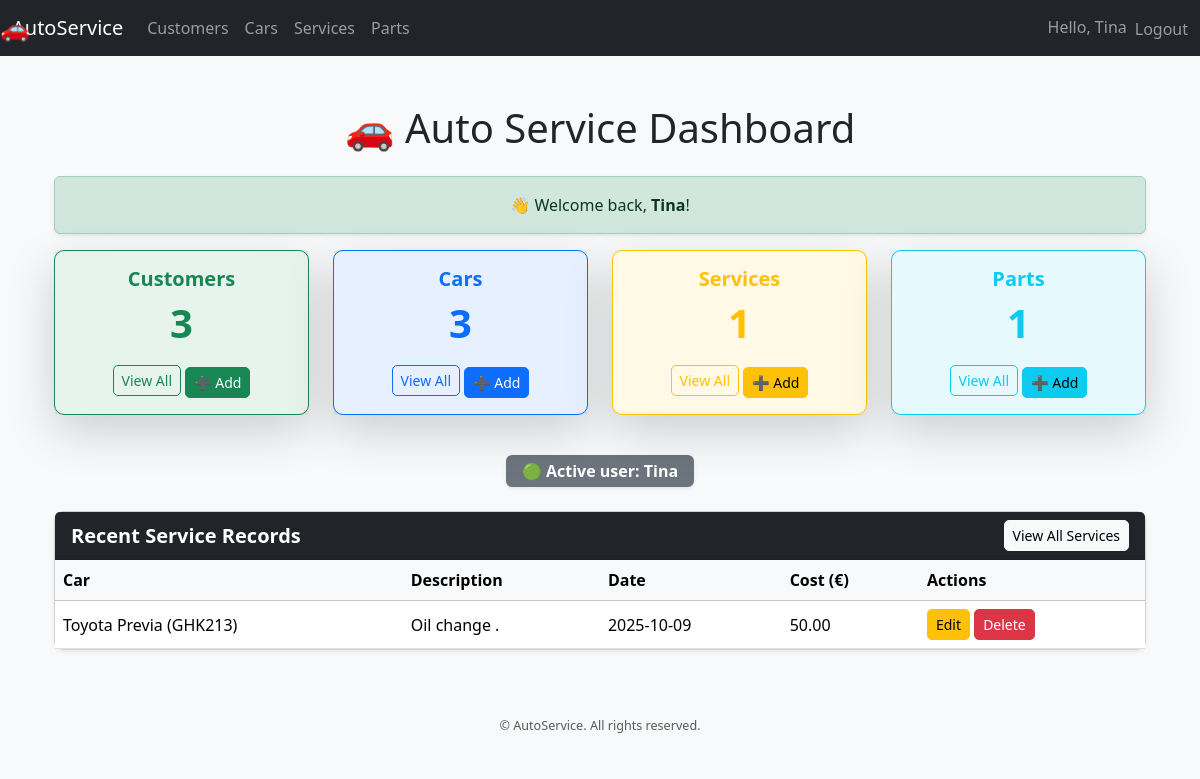
Screenshot of /finalapp/ (signed in) with the database file from the repository.
### finalapp/models.py (models this page shows, shortened)
class ServiceRecord(models.Model):
    car = models.ForeignKey("Car", on_delete=models.CASCADE, related_name="service_records")
    SERVICE_TYPE_CHOICES = [
        ("maintenance", "Maintenance"),
        ("repair", "Repair"),
        ("inspection", "Inspection"),
        ("other", "Other"),
    ]
    service_type = models.CharField(max_length=20, choices=SERVICE_TYPE_CHOICES)
    description = models.TextField(help_text="Detailed description of work performed")
    mileage_at_service = models.PositiveIntegerField(blank=True, null=True)
    service_date = models.DateField()
    cost = models.DecimalField(max_digits=10, decimal_places=2, blank=True, null=True)
    mechanic = models.ForeignKey(
        "auth.User",
        on_delete=models.SET_NULL,
        null=True,
        blank=True,
        related_name="services_performed"
    )
    created_at = models.DateTimeField(auto_now_add=True)

class Car(models.Model):
    owner = models.ForeignKey("Customer", on_delete=models.CASCADE, related_name="cars")
    model = models.ForeignKey(CarModel, on_delete=models.PROTECT, related_name="cars")
    year = models.PositiveIntegerField()
    vin = models.CharField(max_length=17, unique=True, help_text="Vehicle Identification Number")
    license_plate = models.CharField(max_length=15, unique=True)
    color = models.CharField(max_length=30, blank=True, null=True)
    mileage = models.PositiveIntegerField(blank=True, null=True)
    created_at = models.DateTimeField(auto_now_add=True)
    updated_at = models.DateTimeField(auto_now=True)
    picture = models.ImageField(upload_to="car_pictures/", blank=True, null=True)
    def __str__(self):
        return f"{self.model} ({self.license_plate})"

class CarModel(models.Model):
    make = models.ForeignKey(CarMake, on_delete=models.CASCADE, related_name="models")
    name = models.CharField(max_length=100)
    class Meta:
        unique_together = ("make", "name")
    def __str__(self):
        return f"{self.make.name} {self.name}"

class CarMake(models.Model):
    name = models.CharField(max_length=50, unique=True)

### finalapp/views.py (the view)
# urls.py: path("", views.index, name="index"),
def index(request):
    recent_services = (
        ServiceRecord.objects.select_related("car")
        .order_by("-service_date")[:5]
    )
    context = {
        "customer_count": Customer.objects.count(),
        "car_count": Car.objects.count(),
        "service_count": ServiceRecord.objects.count(),
        "part_count": Part.objects.count(),
        "recent_services": recent_services,
    }
    return render(request, "index.html", context)

### finalapp/templates/index.html (shortened to what this page needs)
{% extends "base.html" %}
{% load static %}
{% block content %}
<div class="container mt-5">
  <h1 class="text-center mb-4">🚗 Auto Service Dashboard</h1>
  {% if user.is_authenticated %}
    <div class="alert alert-success text-center shadow-sm">
      👋 Welcome back, <strong>{{ user.first_name|default:user.username }}</strong>!
    </div>
  {% endif %}
  <div class="row text-center mb-4">
    <div class="col-md-3 mb-3">
      <div class="card shadow-lg border-success h-100">
        <div class="card-body bg-success bg-opacity-10">
          <h5 class="card-title text-success fw-bold">Customers</h5>
          <p class="display-6 fw-bold text-success">{{ customer_count }}</p>
          <a href="{% url 'customer_list' %}" class="btn btn-outline-success btn-sm">View All</a>
          {% if user.is_authenticated %}
            <a href="{% url 'customer_create' %}" class="btn btn-success btn-sm mt-1">➕ Add</a>
          {% endif %}
        </div>
      </div>
    </div>
    <div class="col-md-3 mb-3">
      <div class="card shadow-lg border-primary h-100">
        <div class="card-body bg-primary bg-opacity-10">
          <h5 class="card-title text-primary fw-bold">Cars</h5>
          <p class="display-6 fw-bold text-primary">{{ car_count }}</p>
          <a href="{% url 'car_list' %}" class="btn btn-outline-primary btn-sm">View All</a>
          {% if user.is_authenticated %}
            <a href="{% url 'car_create' %}" class="btn btn-primary btn-sm mt-1">➕ Add</a>
          {% endif %}
        </div>
      </div>
    </div>
    <div class="col-md-3 mb-3">
      <div class="card shadow-lg border-warning h-100">
        <div class="card-body bg-warning bg-opacity-10">
          <h5 class="card-title text-warning fw-bold">Services</h5>
          <p class="display-6 fw-bold text-warning">{{ service_count }}</p>
          <a href="{% url 'service_list' %}" class="btn btn-outline-warning btn-sm">View All</a>
          {% if user.is_authenticated %}
            <a href="{% url 'service_create' %}" class="btn btn-warning btn-sm mt-1">➕ Add</a>
          {% endif %}
        </div>
      </div>
    </div>
    <div class="col-md-3 mb-3">
      <div class="card shadow-lg border-info h-100">
        <div class="card-body bg-info bg-opacity-10">
          <h5 class="card-title text-info fw-bold">Parts</h5>
          <p class="display-6 fw-bold text-info">{{ part_count|default:"-" }}</p>
          <a href="{% url 'part_list' %}" class="btn btn-outline-info btn-sm">View All</a>
          {% if user.is_authenticated %}
            <a href="{% url 'part_create' %}" class="btn btn-info btn-sm mt-1">➕ Add</a>
          {% endif %}
        </div>
      </div>
    </div>
  </div>
  {% if user.is_authenticated %}
    <div class="text-center mb-4">
      <span class="badge bg-secondary fs-6 px-3 py-2 shadow-sm">
        🟢 Active user: {{ user.username }}
      </span>
    </div>
  {% endif %}
  <div class="card shadow-sm mb-5">
    <div class="card-header bg-dark text-white d-flex justify-content-between align-items-center">
      <h5 class="mb-0">Recent Service Records</h5>
      <a href="{% url 'service_list' %}" class="btn btn-sm btn-light">View All Services</a>
    </div>
    <div class="card-body p-0">
      <table class="table table-hover mb-0 align-middle">
        <thead class="table-light">
          <tr>
            <th>Car</th>
            <th>Description</th>
            <th>Date</th>
            <th>Cost (€)</th>
            {% if user.is_authenticated %}
              <th>Actions</th>
            {% endif %}
          </tr>
        </thead>
        <tbody>
          {% for service in recent_services %}
          <tr>
            <td>{{ service.car }}</td>
            <td>{{ service.description }}</td>
            <td>{{ service.service_date|date:"Y-m-d" }}</td>
            <td>{{ service.cost }}</td>
            {% if user.is_authenticated %}
            <td>
              <a href="{% url 'service_update' service.pk %}" class="btn btn-warning btn-sm">Edit</a>
              <button type="button" class="btn btn-danger btn-sm"
                      data-bs-toggle="modal"
                      data-bs-target="#deleteServiceModal{{ service.pk }}">
                Delete
              </button>
            </td>
            {% endif %}
          </tr>
          {% endfor %}
        </tbody>
      </table>
    </div>
  </div>
</div>
{% endblock %}

### finalapp/templates/base.html (shortened to what this page needs)
<!DOCTYPE html>
{% load static %}
<html lang="en">
<head>
    <link href="https://cdn.jsdelivr.net/npm/bootstrap@5.3.2/dist/css/bootstrap.min.css" rel="stylesheet">
    <link rel="stylesheet" href="{% static 'finalapp/css/style.css' %}">
</head>
<body>
<nav class="navbar navbar-expand-lg navbar-dark bg-dark">
    <div class="container-fluid">
        <a class="navbar-brand" href="{% url 'index' %}">AutoService</a>
        <div class="collapse navbar-collapse" id="navbarNav">
            <ul class="navbar-nav me-auto">
                <li class="nav-item"><a class="nav-link" href="{% url 'customer_list' %}">Customers</a></li>
                <li class="nav-item"><a class="nav-link" href="{% url 'car_list' %}">Cars</a></li>
                <li class="nav-item"><a class="nav-link" href="{% url 'service_list' %}">Services</a></li>
                <li class="nav-item"><a class="nav-link" href="{% url 'part_list' %}">Parts</a></li>
            </ul>
            <ul class="navbar-nav ms-auto">
                {% if user.is_authenticated %}
                    <li class="nav-item">
                        <span class="navbar-text me-2">Hello, {{ user.first_name|default:user.username }}</span>
                    </li>
                    <li class="nav-item">
                        <form action="{% url 'logout' %}" method="post" class="d-inline">
                            <button type="submit" class="btn btn-link nav-link"
                                    style="display:inline; border:none; background:none; padding:0;">
                                Logout
                            </button>
                        </form>
                    </li>
                {% else %}
                    <li class="nav-item"><a class="nav-link" href="{% url 'login' %}">Login</a></li>
                    <li class="nav-item"><a class="nav-link" href="{% url 'signup' %}">Register</a></li>
                    <li class="nav-item"><a class="nav-link" href="{% url 'password_reset' %}">Forgot Password?</a></li>
                {% endif %}
            </ul>
        </div>
    </div>
    <div class="car-animation">🚗</div>
</nav>
<main class="container mt-4">
    {% block content %}
    {% endblock %}
</main>
<footer class="bg-light text-center text-muted py-3 mt-4">
    <small>&copy; {{ now|date:"Y" }} AutoService. All rights reserved.</small>
</footer>
</body>
</html>

### finalapp/static/finalapp/css/style.css (style rules this page uses)
body { font-family: 'Segoe UI', Tahoma, Geneva, Verdana, sans-serif; background-color: #f8f9fa; margin: 0; padding: 0; }
a { text-decoration: none; }
.car-animation { font-size: 1.5rem; pointer-events: none; z-index: 1000; }
.alert { transition: opacity 0.5s ease-in-out; }
.card { box-shadow: 0 2px 5px rgba(0,0,0,0.1); border-radius: 10px; }
.card h5 { font-weight: 600; }
.btn { border-radius: 5px; transition: all 0.2s ease; }
footer { font-size: 0.9rem; background-color: #e9ecef; }

### finalapp/templates/base.html (style rules this page uses)
.navbar { position: relative; }
.car-animation { position: absolute; top: 50%; font-size: 1.5rem; transform: translateY(-50%); animation: drive-navbar 8s linear infinite; pointer-events: none; }

### rows the page displays
ServiceRecord: car "Toyota Previa (GHK213)", description "Oil change .", service_date "2025-10-09", cost "50.00"

### other values shown
{{ user.first_name|default:user.username }} "Tina"
{{ customer_count }} "3"
{{ car_count }} "3"
{{ service_count }} "1"
{{ part_count|default:"-" }} "1"
{{ user.username }} "Tina"
